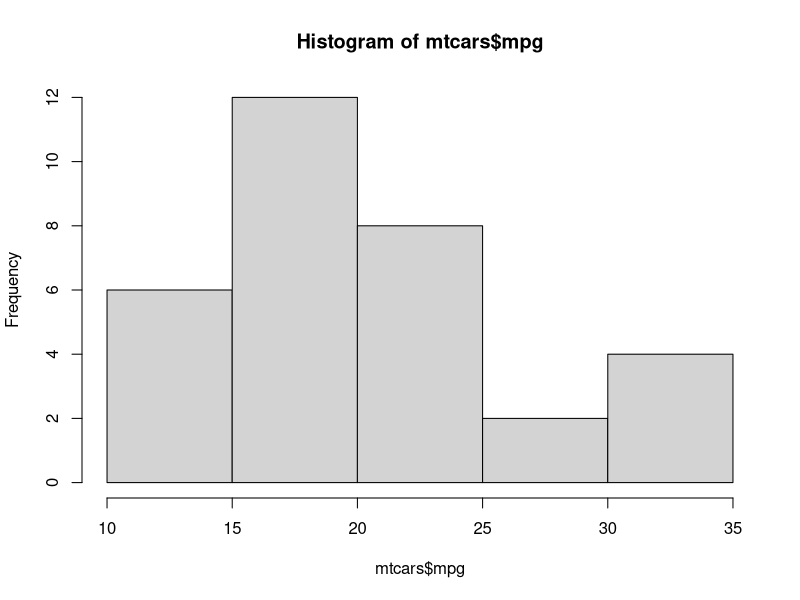
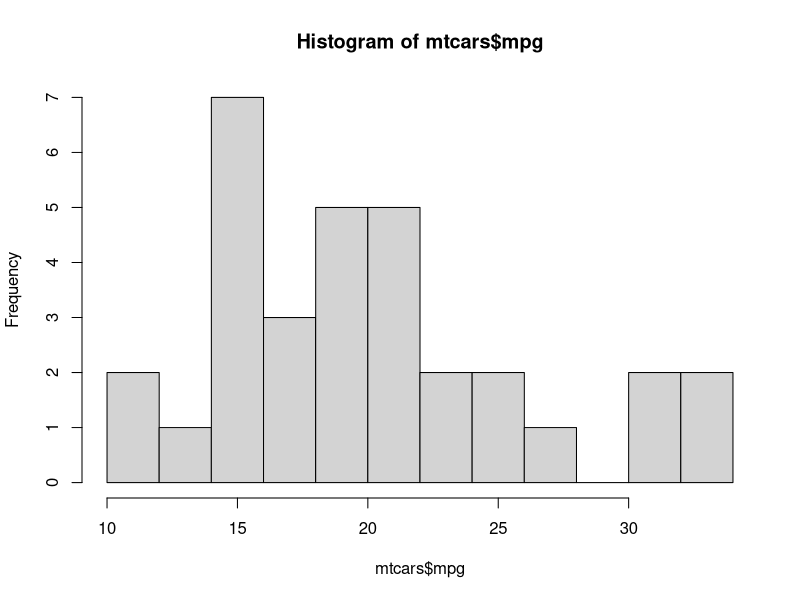
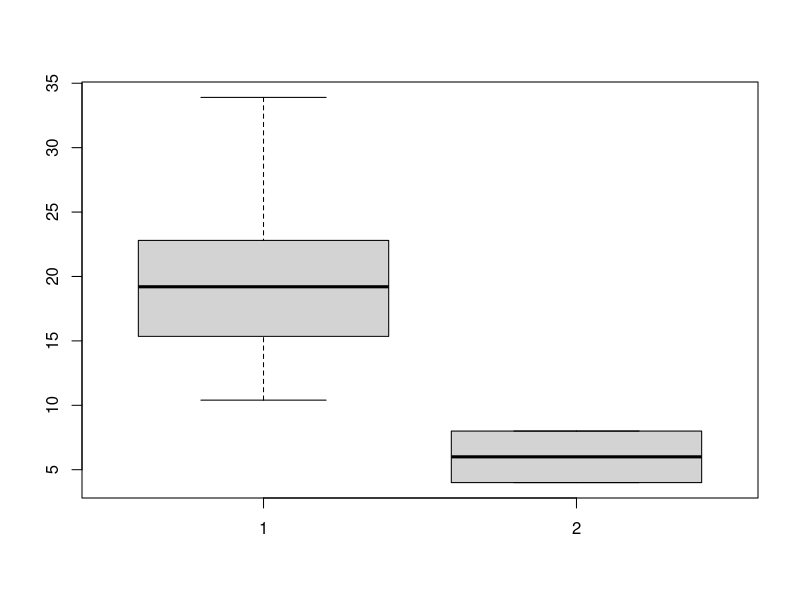
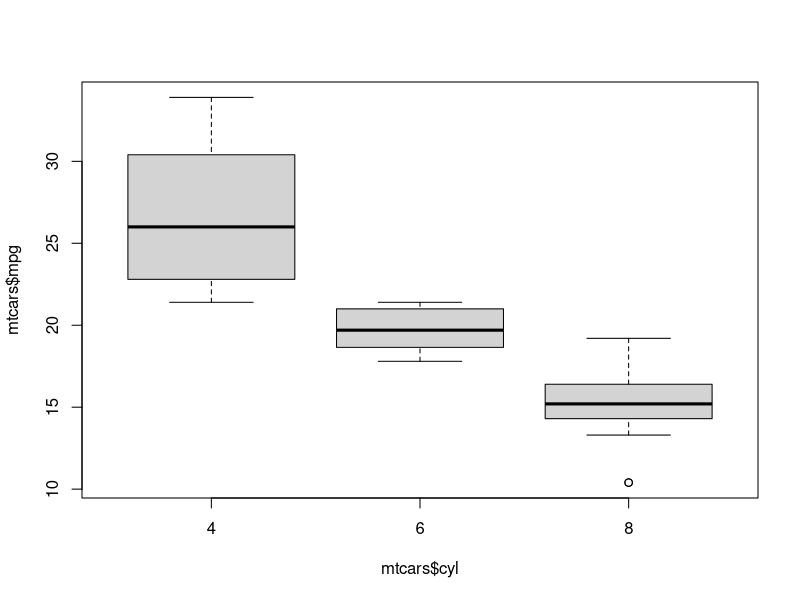
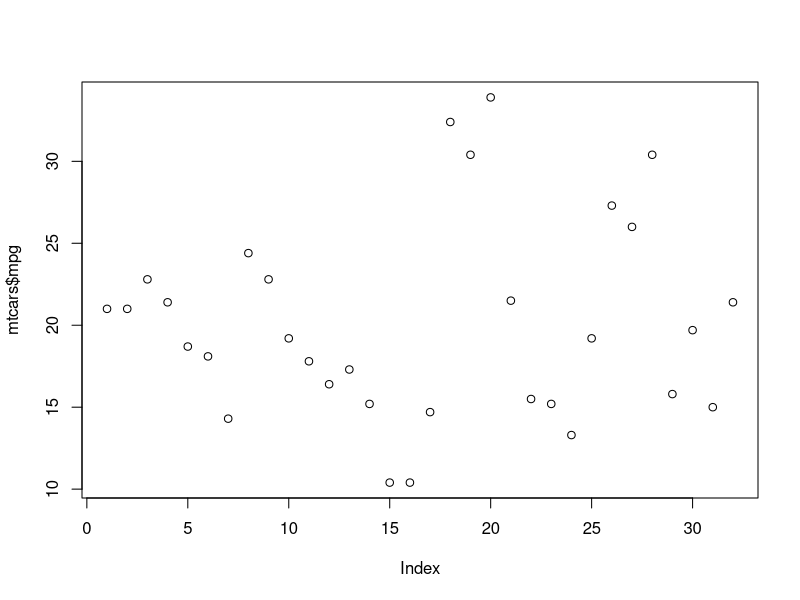
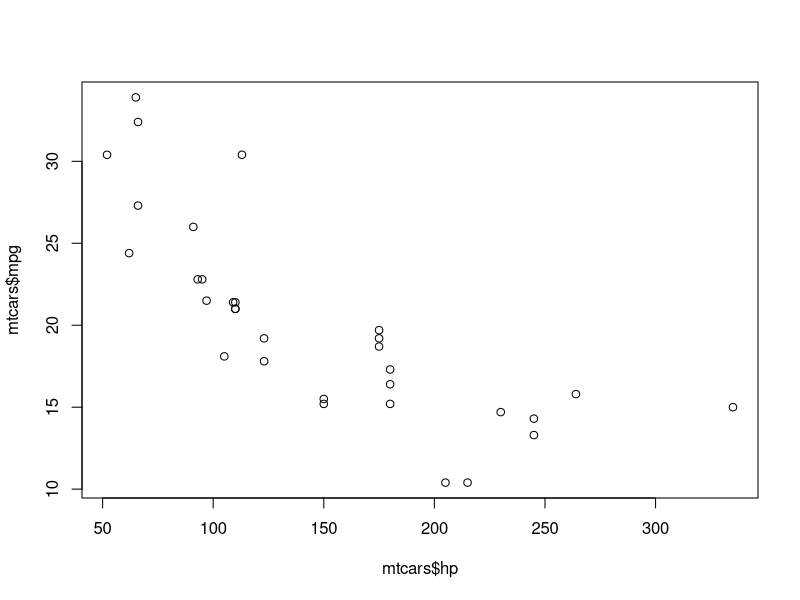

Reproduce these figures in R, in order.
head(mtcars)
dim(mtcars)
nrow(mtcars)
ncol(mtcars)
mtcars[1,2]
mtcars["Mazda RX4","cyl"]
hist(mtcars$mpg)
hist(mtcars$mpg,breaks = 10)
boxplot(mtcars$mpg,mtcars$cyl)
boxplot(mtcars$mpg ~mtcars$cyl)
plot(mtcars$mpg)
plot(mtcars$hp,mtcars$mpg)
